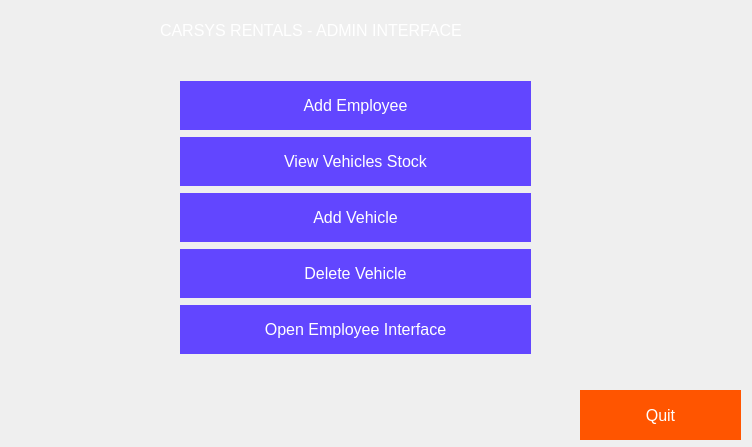
<?xml version="1.0" encoding="UTF-8"?>
<ui version="4.0">
 <class>AdminInterface</class>
 <widget class="QDialog" name="AdminInterface">
  <property name="geometry">
   <rect>
    <x>0</x>
    <y>0</y>
    <width>752</width>
    <height>447</height>
   </rect>
  </property>
  <property name="windowTitle">
   <string>Dialog</string>
  </property>
  <widget class="QWidget" name="gridLayoutWidget">
   <property name="geometry">
    <rect>
     <x>180</x>
     <y>80</y>
     <width>351</width>
     <height>280</height>
    </rect>
   </property>
   <layout class="QGridLayout" name="gridLayout">
    <item row="1" column="0">
     <widget class="QPushButton" name="btnViewStock">
      <property name="styleSheet">
       <string notr="true">QPushButton#btnViewStock {
background-color: #6246ff; 
  border: none;
  color: white;
  padding: 15px 32px;
  text-align: center;
  text-decoration: none;
  display: inline-block;
  font-size: 16px;
  transition-duration: 0.4s;
}

QPushButton#btnViewStock:hover {
  background-color: #215a91; /* Green */
  color: white;
}</string>
      </property>
      <property name="text">
       <string>View Vehicles Stock</string>
      </property>
     </widget>
    </item>
    <item row="2" column="0">
     <widget class="QPushButton" name="btnAddVehicle">
      <property name="styleSheet">
       <string notr="true">QPushButton#btnAddVehicle {
background-color: #6246ff; 
  border: none;
  color: white;
  padding: 15px 32px;
  text-align: center;
  text-decoration: none;
  display: inline-block;
  font-size: 16px;
  transition-duration: 0.4s;
}

QPushButton#btnAddVehicle:hover {
  background-color: #215a91; /* Green */
  color: white;
}</string>
      </property>
      <property name="text">
       <string>Add Vehicle</string>
      </property>
     </widget>
    </item>
    <item row="3" column="0">
     <widget class="QPushButton" name="btnDeleteVehicle">
      <property name="styleSheet">
       <string notr="true">QPushButton#btnDeleteVehicle {
background-color: #6246ff; 
  border: none;
  color: white;
  padding: 15px 32px;
  text-align: center;
  text-decoration: none;
  display: inline-block;
  font-size: 16px;
  transition-duration: 0.4s;
}

QPushButton#btnDeleteVehicle:hover {
  background-color: #215a91; /* Green */
  color: white;
}</string>
      </property>
      <property name="text">
       <string>Delete Vehicle</string>
      </property>
     </widget>
    </item>
    <item row="0" column="0">
     <widget class="QPushButton" name="btnViewEmployees">
      <property name="styleSheet">
       <string notr="true">QPushButton#btnViewEmployees {
background-color: #6246ff; 
  border: none;
  color: white;
  padding: 15px 32px;
  text-align: center;
  text-decoration: none;
  display: inline-block;
  font-size: 16px;
  transition-duration: 0.4s;
}

QPushButton#btnViewEmployees:hover {
  background-color: #215a91; /* Green */
  color: white;
}</string>
      </property>
      <property name="text">
       <string>Add Employee</string>
      </property>
     </widget>
    </item>
    <item row="4" column="0">
     <widget class="QPushButton" name="btnOpenEmployeeInterface">
      <property name="styleSheet">
       <string notr="true">QPushButton#btnOpenEmployeeInterface {
background-color: #6246ff; 
  border: none;
  color: white;
  padding: 15px 32px;
  text-align: center;
  text-decoration: none;
  display: inline-block;
  font-size: 16px;
  transition-duration: 0.4s;
}

QPushButton#btnOpenEmployeeInterface:hover {
  background-color: #215a91; /* Green */
  color: white;
}</string>
      </property>
      <property name="text">
       <string>Open Employee Interface</string>
      </property>
     </widget>
    </item>
   </layout>
  </widget>
  <widget class="QLabel" name="lblBanner">
   <property name="geometry">
    <rect>
     <x>0</x>
     <y>10</y>
     <width>751</width>
     <height>61</height>
    </rect>
   </property>
   <property name="text">
    <string/>
   </property>
  </widget>
  <widget class="QPushButton" name="btnQuit">
   <property name="geometry">
    <rect>
     <x>580</x>
     <y>390</y>
     <width>161</width>
     <height>50</height>
    </rect>
   </property>
   <property name="styleSheet">
    <string notr="true">QPushButton#btnQuit{
background-color: #ff5500; 
  border: none;
  color: white;
  padding: 15px 32px;
  text-align: center;
  text-decoration: none;
  display: inline-block;
  font-size: 16px;
  transition-duration: 0.4s;
}

QPushButton#btnQuit:hover {
  background-color: #ffaa00; /* Green */
  color: white;
}</string>
   </property>
   <property name="text">
    <string>Quit</string>
   </property>
  </widget>
  <widget class="QLabel" name="label">
   <property name="geometry">
    <rect>
     <x>160</x>
     <y>20</y>
     <width>381</width>
     <height>20</height>
    </rect>
   </property>
   <property name="font">
    <font>
     <family>Segoe UI</family>
     <pointsize>12</pointsize>
    </font>
   </property>
   <property name="styleSheet">
    <string notr="true">color:#ffffff;</string>
   </property>
   <property name="text">
    <string>CARSYS RENTALS - ADMIN INTERFACE</string>
   </property>
  </widget>
  <zorder>lblBanner</zorder>
  <zorder>gridLayoutWidget</zorder>
  <zorder>btnQuit</zorder>
  <zorder>label</zorder>
 </widget>
 <resources/>
 <connections/>
</ui>
